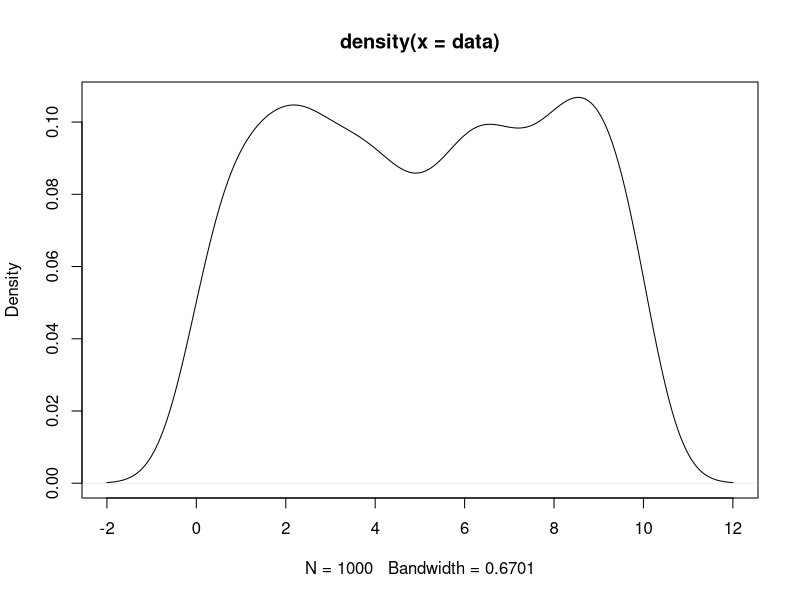
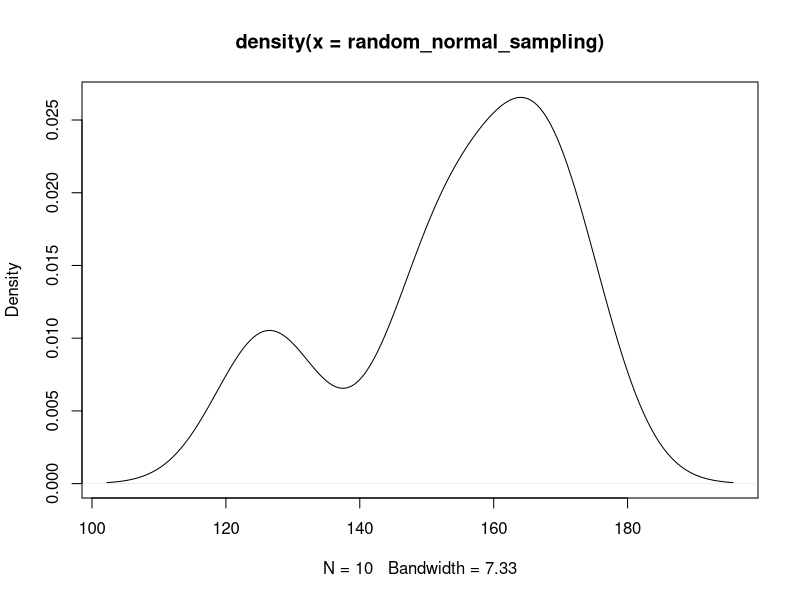

The R script that drew these images, in order:
#Statistics

#Mean
b <- c (23,22,1,5); mean(b)
#Median
b <- c (23,22,1,5)
b <- sort(b)
b
median(b)
b <- c (23,22,45,1,5)
b <- sort(b)
b
median(b)
#Standard Deviation 
list_heights_people <- c(173,147,140,163,146,161)
mean_list_heights_people <- mean(list_heights_people)
mean_list_heights_people
#Calculating SD using sd function
?sd()
sd(list_heights_people)

#Probablity Distrubutions 

#Uniform Distrubutions 
library(ggplot2)
?runif()
data <- runif(1000,0,10)
data[1:10]
data[11:20]
data[20:30]
#Density plots are used to study the distribution of one or a few variables. 
#Checking the distribution of your variables one by one is probably the first task you should do when you get a new dataset
plot(density(data))
#Normal Distributions

#Considering the example from from above 
sampling_mean <- c(173,147,140,163,146,161)
sampling_sd <- sd(c(173,147,140,163,146,161))

#generates random values from standard deviation and 
random_normal_sampling <- rnorm(10,mean=sampling_mean, sd=sampling_sd)
random_normal_sampling
#Observe, we have created sample similar to the initial data by taking its mean and sd 
plot(density(random_normal_sampling))


